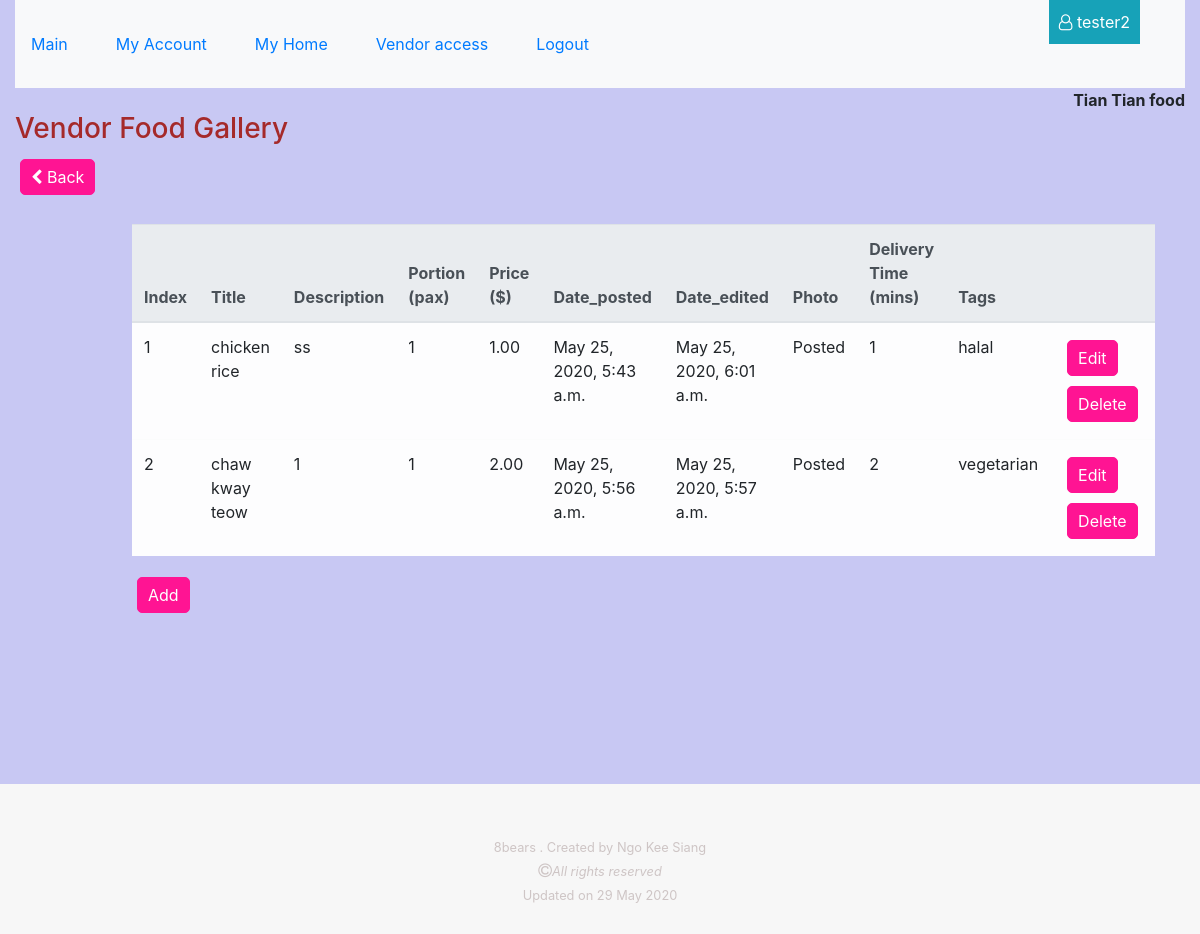
The app's page /vendor/profiles/2/food_gallery (signed in), older data.
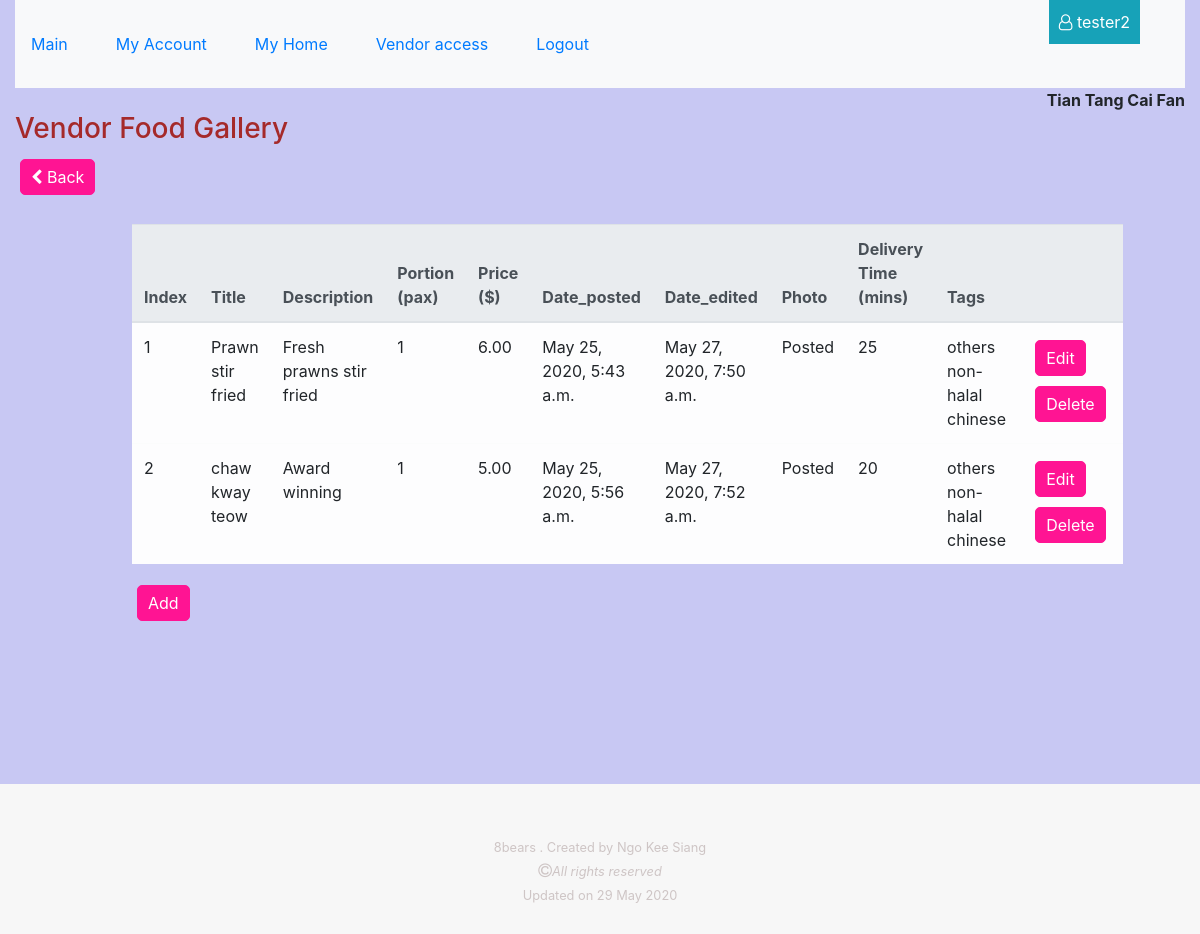
The same page, newer data.
### vendor/models.py (models this page shows, shortened)
class Vendor(models.Model):
    category = models.ManyToManyField(Category)
    postal_code = models.PositiveIntegerField( null=False, blank=False)
    name = models.CharField( max_length=100, null=False, blank=False)
    block = models.PositiveSmallIntegerField( null=False, blank=False)
    street = models.CharField(max_length=254, null=False, blank=False)
    contact = models.PositiveIntegerField(validators=[MinValueValidator(10000000), MaxValueValidator(99999999)], null=False, blank=False)
    date_joined = models.DateTimeField(auto_now_add=True)
    user = models.ForeignKey(User, null=True, on_delete=models.SET_NULL)
    user_contact = models.PositiveIntegerField(validators=[MinValueValidator(10000000), MaxValueValidator(99999999)], null=False, blank=False)
    license_number = models.CharField(max_length=10, null=False, blank=False)
    license_check = models.BooleanField(default=False)
    photo_url=models.URLField(max_length=1024, null=True, blank=True)
    vendordeliverytown = models.ManyToManyField(VendorDeliveryTown)
    vendordeliverypostal = models.ManyToManyField(VendorDeliveryPostal)

### food/models.py (models this page shows, shortened)
class Food(models.Model):
    vendor = models.ForeignKey(Vendor, null=False, blank=False, on_delete=models.CASCADE)
    tag = models.ManyToManyField(Tag)
    title = models.CharField(max_length=100, null=False, blank=False)
    description = models.TextField(null=False, blank=False)
    portion = models.PositiveSmallIntegerField( validators=[MinValueValidator(1), MaxValueValidator(99)] , default=1, null=False, blank=False )
    price = models.DecimalField(max_digits=8, decimal_places=2, null=False, blank=False)
    date_posted = models.DateTimeField(auto_now_add=True)
    date_edited = models.DateTimeField(auto_now_add=True)
    delivery_time = models.DecimalField(max_digits=3, decimal_places=0, null=False, blank=False)
    image = ImageField(blank=True, manual_crop="")

class Tag(models.Model):
    title = models.CharField(max_length=100, null=False, blank=False)
    def __str__(self):
        return self.title

### food/views.py (the view)
# urls.py: path('profiles/<vendor_profile_id>/food_gallery', food.views.view_vendor_food_gallery, name='view_vendor_food_gallery_route'),
@login_required
def view_vendor_food_gallery(request, vendor_profile_id):
    vendor_food_gallery = Food.objects.filter(vendor__id=vendor_profile_id)
    vendor_name = Vendor.objects.get(id=vendor_profile_id).name
    return render(request, "food/vendor_food_gallery.html", {
        "foods": vendor_food_gallery,
        "vendor_profile_id": vendor_profile_id,
        "vendor_name" : vendor_name
    })

### food/templates/food/vendor_food_gallery.html (shortened to what this page needs)
{% extends 'base_template.html' %}
{%load static %}
{%block css %}
<link rel="stylesheet" href="{% static 'vendor_pages.css' %}">
{%endblock%}
{%block content%}
<div style="float:right;"><strong> {{vendor_name}} </strong></div>
<br>
<h3> Vendor Food Gallery </h3>
<button class="vendor-buttons"><i class="fa fa-chevron-left" aria-hidden="true"></i><a href="{% url 'view_vendor_profiles_route' %}"> Back </a></button>
<br><br>
<div class="my-table">
<table class="table table-light table-hover table-responsive-lg">
    <thead class="thead-light">
        <th> Index </th>
        <th> Title </th>
        <th> Description </th>
        <th> Portion (pax) </th>
        <th> Price ($) </th>
        <th> Date_posted </th>
        <th> Date_edited </th>
        <th> Photo </th>
        <th> Delivery Time (mins) </th>
        <th> Tags </th>
        <th> &nbsp; </th>
    </thead>
    {%for i in foods %}
    <tr>
        <td> {{forloop.counter}} </td>
        <td> {{i.title}} </td>
        <td> {{i.description}} </td>
        <td> {{i.portion}} </td>
        <td> {{i.price}} </td>
        <td> {{i.date_posted}} </td>
        <td> {{i.date_edited}} </td>
        <td> {% if i.image%} Posted {%else%} None{%endif%} </td>
        <td> {{i.delivery_time}} </td>
        <td> {%for j in i.tag.all%} {{j}} {%endfor%} </td>
        <td> <button class="vendor-buttons"><a href="{%url 'edit_vendor_food_route' vendor_profile_id=vendor_profile_id vendor_food_id=i.id %}" > Edit </a></button>
            <button class="vendor-buttons"><a href="{%url 'delete_vendor_food_route' vendor_profile_id=vendor_profile_id vendor_food_id=i.id %}"> Delete </a></button> </td>
    </tr>
    {%endfor%}
</table>
<button class="vendor-buttons"><a href="{%url 'add_vendor_food_route' vendor_profile_id=vendor_profile_id %}"> Add </a></button>
</div>
{%endblock%}

Row changes from the older to the newer data that the page shows:
changed Vendor: name "Tian Tian food" → "Tian Tang Cai Fan"
changed Food: loses Tag (title "halal"); gains Tag (title "others"); gains Tag (title "non-halal"); gains Tag (title "chinese"); title "chicken rice" → "Prawn stir fried"; description "ss" → "Fresh prawns stir fried"; price "1.00" → "6.00"; date_edited "May 25, 2020, 6:01 a.m." → "May 27, 2020, 7:50 a.m."; delivery_time "1" → "25"
changed Food "chaw kway teow": loses Tag (title "vegetarian"); gains Tag (title "others"); gains Tag (title "non-halal"); gains Tag (title "chinese"); description "1" → "Award winning"; price "2.00" → "5.00"; date_edited "May 25, 2020, 5:57 a.m." → "May 27, 2020, 7:52 a.m."; delivery_time "2" → "20"
